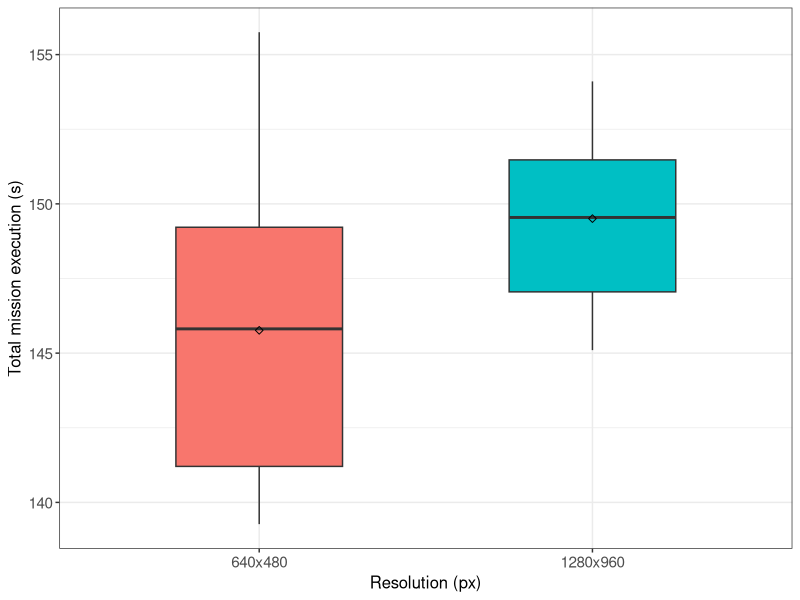
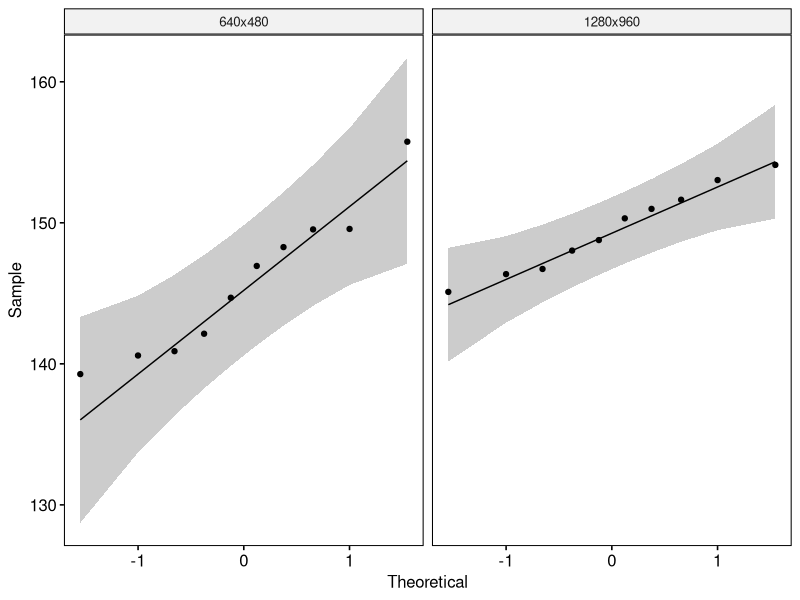

Generate these figures, in order, with R:
## ---- chunk 1
if (!require('tidyverse')) install.packages('tidyverse', dependencies = TRUE); library('tidyverse')
if (!require('ggpubr')) install.packages('ggpubr', dependencies = TRUE); library('ggpubr')
if (!require('rstatix')) install.packages('rstatix', dependencies = TRUE); library('rstatix')
if (!require('ggplot2')) install.packages('ggplot2', dependencies = TRUE); library('ggplot2')
## ---- chunk 2
data <- read.csv(file = '../../raw_data/test_resolution/run_table.csv')
data <- subset(data, select = c(X__run_id, resolution, mission_execution_s))
data$resolution <- factor(data$resolution, levels = c("640x480", "1280x960"))
data$mission_execution_s <- as.numeric(data$mission_execution_s)
## ---- chunk 3
data %>%
  group_by(resolution) %>%
  get_summary_stats(mission_execution_s, type = "mean_sd")
## ---- chunk 4
ggplot(data, aes(x = resolution, y = mission_execution_s, fill = resolution)) +
  theme_bw() + 
  geom_boxplot(width = 0.5, outlier.size = 0.5) + 
  stat_summary(fun = mean, color = 'black', geom = 'point', shape = 5, size = 1.5) +
  labs(x = "Resolution (px)", y = "Total mission execution (s)") +
  theme(legend.position = 'none') +
  theme(
    axis.title.x = element_text(size = 12, family = 'sans'),
    axis.title.y = element_text(size = 12, family = 'sans'),
    axis.text.x = element_text(size = 11, family = 'sans'),
    axis.text.y = element_text(size = 11, family = 'sans'),
    
  )
## ---- chunk 5
data %>% 
  group_by(resolution) %>%
  identify_outliers(mission_execution_s)
## ---- chunk 6
ggqqplot(data, x = "mission_execution_s", facet.by = "resolution")
## ---- chunk 7
data %>%
  group_by(resolution) %>%
  shapiro_test(mission_execution_s)
## ---- chunk 8
data %>%
  t_test(mission_execution_s ~ resolution) %>%
  add_significance()
